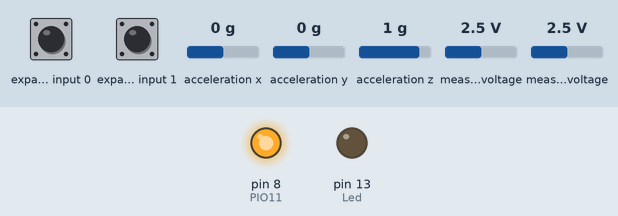
Simulated run of this sketch. Board: Arduino Nano, built with avr-gcc and run on an emulated ATmega328P. Shown: output pins drawn as LEDs (lit = HIGH). Wiring (inferred from the names in the program): Wii Nunchuk at I2C address 0x52. The test bench sets the inputs (shaded band); at power-on: expander input 0 HIGH, expander input 1 HIGH, acceleration x 0 g, acceleration y 0 g, acceleration z 1 g, measured voltage 2.5 V. The modem accepts every AT command (registered, SIM ready, sends succeed) and sends nothing else; pins used as bus, display or sensor lines are not drawn.

Above: at 0.1 s.
At 4.3 s:
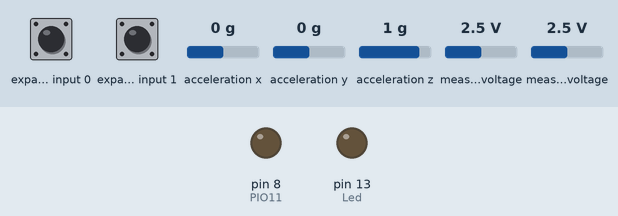
Timing chart, 0 to 5.8 s (numbered marks = the images above):
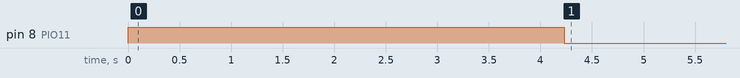

The sketch:

iracer_nunchuck_arduino.ino
```cpp
// (licence header left out)
/* Nunchuck Connections:
 On Arduino Nano connect Nunchuck Pins as follows:
 Red = 5V POWER = Nano Pin 5V
 White = GND = Nano Pin GND
 Green = SDA = Nano Analogue Pin A4
 Yellow = SCL = Nano Analogue Pin A5
*/

#include <SoftwareSerial.h> //Software Serial Port

#include <Wire.h>

// HC=05 Bluetooth Serial Module Connections:
#define Reset 5 //Connect Digital Pin 5 of Nano to VCC on HC-05
#define RxD 6   //Connect Digital Pin 6 of Nano to TXD on HC-05
#define TxD 7   //Connect Digital Pin 7 of Nano to RXD on HC-05
#define PIO11 8 //Connect Digital Pin 8 of Nano to KEY on HC-05
#define Led 13

// Find out the Bluetooth MAC address of your i-racer (using a phone or PC) and put it here in this format
char Bluetooth_Address[] = "0012,05,099533";

uint8_t outbuf[6];		// array to store arduino output
int cnt = 0;
int ledPin = 13;
byte bt_command = 0x00;

SoftwareSerial blueToothSerial(RxD,TxD);

void setup()
{
 // Serial Port
 Serial.begin(19200);

 // Nunchuck
 Wire.begin ();		// join i2c bus with address 0x52
 nunchuck_init (); // send the initilization handshake

 // Bluetooth
 pinMode(RxD, INPUT);
 pinMode(TxD, OUTPUT);
 pinMode(Led, OUTPUT);
 pinMode(PIO11, OUTPUT);
 digitalWrite(PIO11, HIGH);
 pinMode(Reset, OUTPUT);
 digitalWrite(Reset, LOW);
 setupBlueToothConnection();
}

void loop()
{

  Wire.requestFrom (0x52, 6);	// request data from nunchuck
  while (Wire.available ())
    {
      outbuf[cnt] = nunchuk_decode_byte (Wire.read ());	// receive byte as an integer
      cnt++;
    }

  // If we have received the 6 bytes, then go print them
  if (cnt >= 5)
    {
      bt_command = nunchuck_evaluate ();
      blueToothSerial.write((byte)bt_command);
    }

  cnt = 0;
  send_zero (); // send the request for next bytes
  delay (100);
}

byte nunchuck_evaluate ()
{
  int joy_x_axis = outbuf[0];
  int joy_y_axis = outbuf[1];
  int accel_x_axis = outbuf[2] * 2 * 2;
  int accel_y_axis = outbuf[3] * 2 * 2;
  int accel_z_axis = outbuf[4] * 2 * 2;

  int z_button = 0;
  int c_button = 0;

  float normalised_joystick_x;
  float normalised_joystick_y;
  float normalised_speed;
  byte current_speed;
  byte current_direction;
  float angle;

 // byte outbuf[5] contains bits for z and c buttons
 // it also contains the least significant bits for the accelerometer data
 // so we have to check each bit of byte outbuf[5]
  if ((outbuf[5] >> 0) & 1)
    {
      z_button = 1;
    }
  if ((outbuf[5] >> 1) & 1)
    {
      c_button = 1;
    }

  if ((outbuf[5] >> 2) & 1)
    {
      accel_x_axis += 2;
    }
  if ((outbuf[5] >> 3) & 1)
    {
      accel_x_axis += 1;
    }

  if ((outbuf[5] >> 4) & 1)
    {
      accel_y_axis += 2;
    }
  if ((outbuf[5] >> 5) & 1)
    {
      accel_y_axis += 1;
    }

  if ((outbuf[5] >> 6) & 1)
    {
      accel_z_axis += 2;
    }
  if ((outbuf[5] >> 7) & 1)
    {
      accel_z_axis += 1;
    }

/*
 I am treating Nunchuck movement as 6 Segments of 60 degrees each:
 Fwd, Fwd-R, Bck-R, Bck, Bck-L, Fwd-L

 Fwd-R: Unit Circle (x,y): (1 -> Cos 60, 0 -> Sin 60)
 Fwd: Unit Circle (x,y): (Cos 60 - Cos 120, Sin 60 -> Sin 120)
 Fwd-L: Unit Circle (x,y): (Cos 120 -> -1, Sin 120 -> 0)
 Bck-L: Unit Circle (x,y): (-1 -> Cos 240, 0 -> Sin 240)
 Bck: Unit Circle (x,y): (Cos 240 -> Cos 300, Sin 240 -> Sin 300)
 Bck-R: Unit Circle (x,y): (Cos 300 -> 1, Sin 300 -> 0)

 Nunchuck Approx Centre (120, 120) (May need to tweak)
 Nunchuck Approx Range +/- 95

 Normalise and calculate angle between vectors
 Cos (angle) =(u1*v1 + u2*v2)/(sqrt(u1^2 + u2^2)* sqrt(v1^2 + v2^2))
 We are always comparing to (1,0) so equation becomes
 angle = arccos(v1/sqrt(v1^2 + v2^2))
 Then add 180 to angle if v2 < 0
*/

  normalised_joystick_x = ((float)joy_x_axis - 132)/100;
  if (normalised_joystick_x > 1){
      normalised_joystick_x = 1;
  }
  else if (normalised_joystick_x < -1){
	normalised_joystick_x = -1;
  }
  normalised_joystick_y = ((float)joy_y_axis - 115)/100;
  if (normalised_joystick_y > 1){
	normalised_joystick_y = 1;
  }
  else if (normalised_joystick_y < -1){
	normalised_joystick_y = -1;
  }
  normalised_speed = sqrt(normalised_joystick_x*normalised_joystick_x + normalised_joystick_y*normalised_joystick_y);
  if (normalised_speed > 1){
	normalised_speed = 1;
  }

  // Radians to Degrees
  angle = (acos(normalised_joystick_x/sqrt(normalised_joystick_x*normalised_joystick_x + normalised_joystick_y*normalised_joystick_y))) * 57296 / 1000;

  // Probably need to have some jitter compensation here
  if (normalised_joystick_y < 0){
    angle += 180;
  }

  //max dagu speed is 0x0f
  current_speed = round(normalised_speed*15);

  // Change speed/direction based on Nunchuck inputs
  if (angle  < 60){
    // forward right
    // 0x6Y = Right/Forward
    current_direction = 0x60;
  }

  if ((angle >= 60) and (angle < 120)){
    // forward
    // 0x1Y = Straight/Forward
    current_direction = 0x10;
  }

  if ((angle >= 120) and (angle < 180)){
    // forward left
    // 0x5X for left forward. 0x51 very slow. 0x5F fastest
    current_direction = 0x50;
  }

  if ((angle >= 180) and (angle < 240)){
    // backward left
    // 0x7Y Left / Backward 0xX7 Cruising
    current_direction = 0x70;
  }

  if ((angle >= 240) and (angle < 300)){
    // backward
    // 0x2X for straight backward. 0x21 very slow. 0x2F fastest
    current_direction = 0x20;
  }

  if (angle >= 300){
    // backward right
    // 0x8Y Right / Backward
    current_direction = 0x80;
  }

  if (z_button == 0){
    // stop
    current_direction = 0x00;
    current_speed = 0x00;
  }

  //Send Speed/Direction Command over Bluetooth to Car
  return(current_direction | current_speed);
}


void setupBlueToothConnection()
{
 char Command[20];
 enterATMode();
 sendATCommand();
 sendATCommand("UART=38400,0,0");
 sendATCommand("ROLE=1");
 sendATCommand("PSWD=1234");
 sprintf(Command, "PAIR=%s", Bluetooth_Address);
 sendATCommand(Command);
 sprintf(Command, "BIND=%s", Bluetooth_Address);
 sendATCommand(Command);
 sendATCommand("CMODE=0");
 enterComMode();
}

void resetBT()
{
 digitalWrite(Reset, LOW);
 delay(2000);
 digitalWrite(Reset, HIGH);
}

void enterComMode()
{
 blueToothSerial.flush();
 delay(500);
 digitalWrite(PIO11, LOW);
 resetBT();
 delay(500);
 blueToothSerial.begin(38400);
}

void enterATMode()
{
 blueToothSerial.flush();
 delay(500);
 digitalWrite(PIO11, HIGH);
 resetBT();
 delay(500);
 blueToothSerial.begin(38400);

}

void sendATCommand(char *command)
{
 blueToothSerial.print("AT");
 if(strlen(command) > 1){
 blueToothSerial.print("+");
 blueToothSerial.print(command);
 delay(100);
 }
 blueToothSerial.print("\r\n");
}

void sendATCommand()
{
 blueToothSerial.print("AT\r\n");
 delay(100);
}


void nunchuck_init ()
{
  Wire.beginTransmission (0x52);	// transmit to device 0x52
  Wire.write (0x40);		// sends memory address
  Wire.write (0x00);		// sends sent a zero.
  Wire.endTransmission ();	// stop transmitting
}

void send_zero ()
{
  Wire.beginTransmission (0x52);	// transmit to device 0x52
  Wire.write (0x00);		// sends one byte
  Wire.endTransmission ();	// stop transmitting
}

// Encode data to format that most wiimote drivers accept
// only needed if you use one of the regular wiimote drivers
char nunchuk_decode_byte (char x)
{
  x = (x ^ 0x17) + 0x17;
  return x;
}
```
